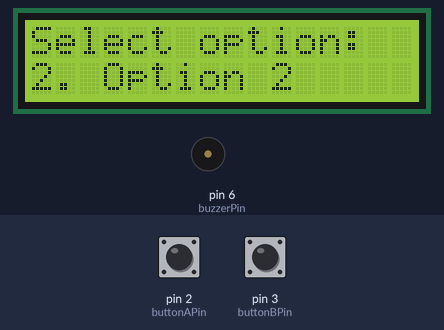
Simulated run of this sketch. Board: Arduino Uno, built with avr-gcc and run on an emulated ATmega328P. Parts: 16×2 character LCD, buzzer (waves = sounding). The inputs (shaded band) are chosen by the test bench; at power-on: pin 2 (buttonAPin) HIGH, pin 3 (buttonBPin) HIGH. Storage starts empty.

Above: at 1.3 s.
1.4 s: pin 2 (buttonAPin) pulled LOW for 1 s
At 3.4 s:
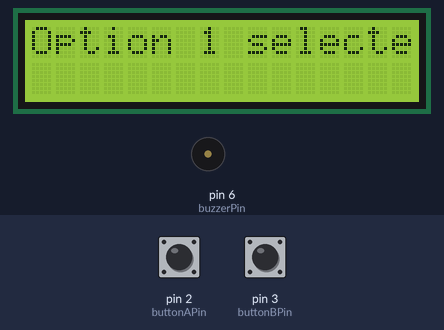
3.9 s: pin 3 (buttonBPin) pulled LOW for 0.15 s
At 4.8 s:
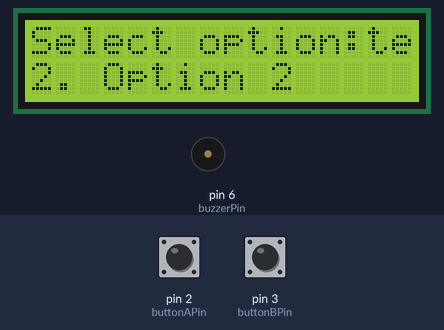
5.5 s: pin 2 (buttonAPin) pulled LOW for 0.15 s
At 6.8 s:
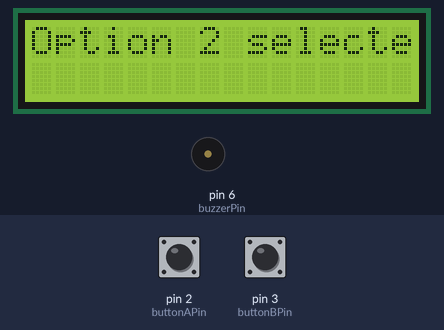
7.2 s: pin 2 (buttonAPin) pulled LOW for 3.2 s
At 7.42 s:
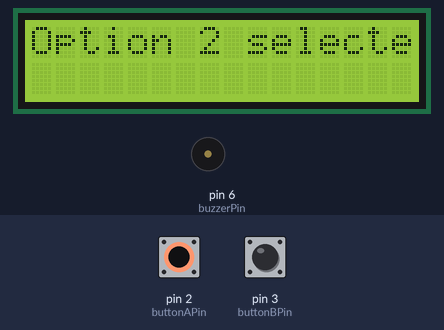
11.9 s: pin 3 (buttonBPin) pulled LOW for 1 s
At 13.3 s:
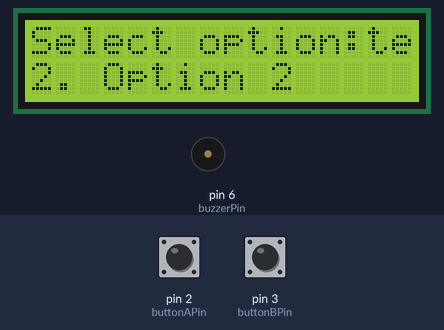
Timing chart, 0 to 14.9 s (numbered marks = the images above; inputs shaded):
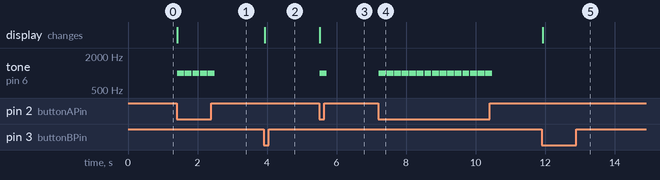

The sketch:

93.ino
```cpp
#include <Wire.h>
#include <Adafruit_LiquidCrystal.h>
#include <SPI.h>
#include <SD.h>

// Define LCD pins
#define LCD_RS    7
#define LCD_ENABLE 8
#define LCD_D4    9
#define LCD_D5    10
#define LCD_D6    11
#define LCD_D7    12

// Create LCD object
Adafruit_LiquidCrystal lcd(LCD_RS, LCD_ENABLE, LCD_D4, LCD_D5, LCD_D6, LCD_D7);

// Define buzzer pin
const int buzzerPin = 6;

// Define button pins
const int buttonAPin = 2;
const int buttonBPin = 3;

// Define microSD card pin
const int chipSelect = 4;

// Define menu options
enum MenuOption {
  OPTION_1,
  OPTION_2,
  OPTION_3,
  NUM_OPTIONS
};

MenuOption currentOption = OPTION_1;

void setup() {
  // Initialize LCD
  lcd.begin(16, 2);
  lcd.print("A-Star Demo");

  // Initialize buzzer
  pinMode(buzzerPin, OUTPUT);

  // Initialize buttons
  pinMode(buttonAPin, INPUT_PULLUP);
  pinMode(buttonBPin, INPUT_PULLUP);

  // Initialize microSD card
  if (!SD.begin(chipSelect)) {
    lcd.setCursor(0, 1);
    lcd.print("SD card failed");
    return;
  }

  // Main menu
  showMenu();
}

void loop() {
  // Check for button presses
  if (digitalRead(buttonAPin) == LOW) {
    handleButtonA();
    delay(200); // Debounce delay
  }
  if (digitalRead(buttonBPin) == LOW) {
    handleButtonB();
    delay(200); // Debounce delay
  }
}

void showMenu() {
  lcd.setCursor(0, 0);
  lcd.print("Select option:");
  lcd.setCursor(0, 1);
  lcd.print("1. Option 1");
  lcd.setCursor(0, 1);
  lcd.print("2. Option 2");
}

void handleButtonA() {
  switch (currentOption) {
    case OPTION_1:
      lcd.clear();
      lcd.print("Option 1 selected");
      // Add code for Option 1
      break;
    case OPTION_2:
      lcd.clear();
      lcd.print("Option 2 selected");
      // Add code for Option 2
      break;
    case OPTION_3:
      lcd.clear();
      lcd.print("Option 3 selected");
      // Add code for Option 3
      break;
  }
  // Play a sound
  tone(buzzerPin, 1000, 200);
}

void handleButtonB() {
  currentOption = static_cast<MenuOption>((currentOption + 1) % NUM_OPTIONS);
  showMenu();
}
```

Measured:
- after the input at 1.4 s, tone on pin 6 (buzzerPin): alternates 1000 Hz for 0.20 s and silent for 0.02 s, 10 changes in all, then stays silent, starting at once; the display: changes at once (image 1)
- after the input at 3.9 s, the display: changes at once (image 2)
- after the input at 5.5 s, tone on pin 6 (buzzerPin): silent → 1000 Hz at once, → silent 0.20 s later; the display: changes at once (image 3)
- after the input at 7.2 s, tone on pin 6 (buzzerPin): alternates 1000 Hz for 0.20 s and silent for 0.02 s, 30 changes in all, then stays silent, starting at once
- after the input at 11.9 s, the display: changes at once (image 5)
